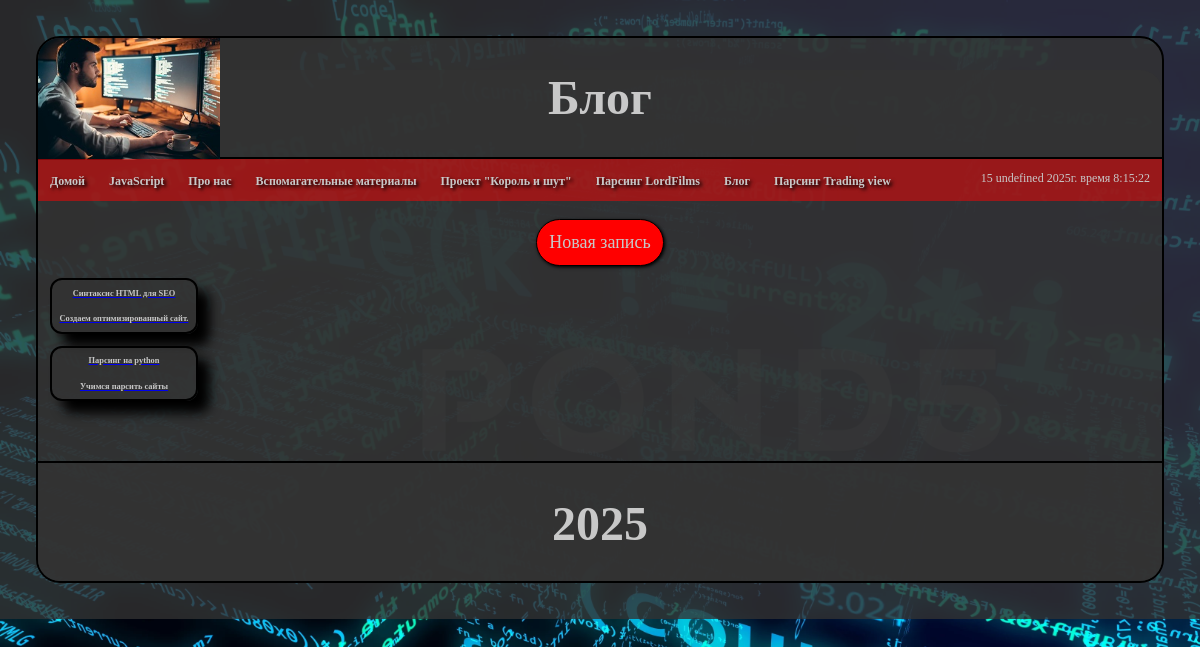
The page /blog/ on the database as committed earlier.
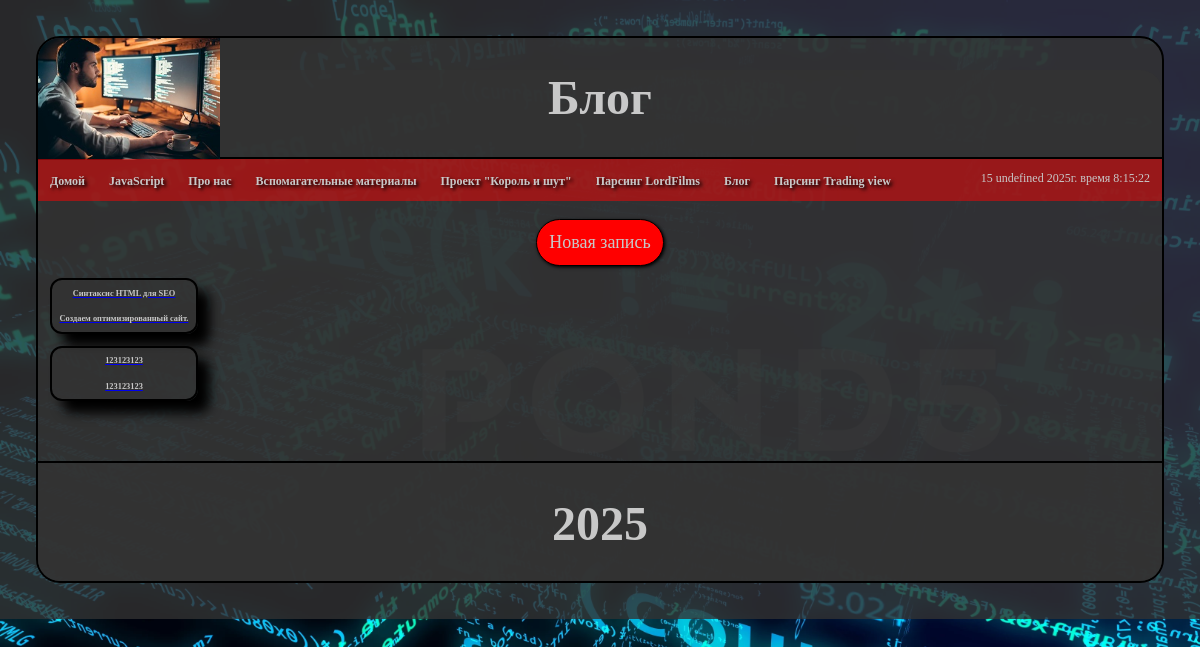
The same page on the database as committed later.
### blog/models.py (models this page shows, shortened)
class Artiсles(models.Model):
    title = models.CharField('Название', max_length=50)
    anons = models.CharField('Анонс', max_length=250)
    full_text = models.TextField('Статья')
    date = models.DateTimeField('Дата публикации')
    class Meta:
        verbose_name = "Статья"
        verbose_name_plural = "Статьи"

### blog/views.py (the view)
# urls.py: path('', views.blog_home, name='blog_home'),
def blog_home(request):
    blog = Artiсles.objects.order_by('-title')[0:50]
    return render(request, 'blog/blog_home.html', {'blog': blog})

### blog/templates/blog/blog_home.html (shortened to what this page needs)
{% extends 'main/layout.html' %}
{% load static %}
{% block header %}
    <h1>Блог</h1>
{% endblock %}
{% block content %}
    <div style="text-align: center"><a href="{% url 'create' %}"><button class="button">Новая запись</button></a></div>
        {% if blog %}
            {% for item in blog %}
                <a href="{% url 'blog-detail' item.id %}">
                    <div class="film_card">
                        <h3>{{ item.title }}</h3>
                        <h3>{{ item.anons }}</h3>
                    </div>
                </a>
            {% endfor %}
        {% else %}
           <h3>У вас нет статей</h3>
        {% endif %}
{% endblock %}

### main/templates/main/layout.html (shortened to what this page needs)
{% load static %}
<!doctype html>
<html lang="ru">
<head>
    <link rel="stylesheet" href="{% static 'main/css/main.css' %}">
<body id="body">
    <div id="tinting">
        <div id="skeleton">
            <header id="header">
                <img id="headerImg" src="{% static '/main/img/progger.jpg' %}" alt="Программист за рабочим столом">
                {% block header %}{% endblock %}
            </header>
            <nav id="navigation">
                <div id="time">
                </div>
                <div class="navButton">
                    <a href="{% url 'home' %}">Домой</a>
                </div>
                <div class="navButton">
                    <a href="{% url 'java-script' %}">JavaScript</a>
                </div>
                <div class="navButton">
                    <a href="{% url 'abouts' %}">Про нас</a>
                </div>
                <div class="navButton">
                    <a href="{% url 'contact' %}">Вспомагательные материалы</a>
                </div>
                <div class="navButton">
                    <a href="{% url 'kish' %}">Проект "Король и шут"</a>
                </div>
                <div class="navButton">
                    <a href="{% url 'parser' %}">Пaрсинг LordFilms</a>
                </div>
                <div class="navButton">
                    <a href="{% url 'blog_home' %}">Блог</a>
                </div>
                <div class="navButton">
                    <a href="{% url 'trading_view' %}">Парсинг Trading view</a>
                </div>
            </nav>
            <main>{% block content %}{% endblock %}</main>
            <footer id="footer">
                <h1>
                    2025
                </h1>
            </footer>
        </div>
    </div>
</body>
</html>

### main/static/main/css/main.css (style rules this page uses)
* { box-sizing: border-box; user-select: none; }
#body { display: flex; margin: 0; background-image: url("../img/background.webp"); background-attachment: fixed; background-size: cover; }
#tinting { background-color: rgba(50, 50, 50, 0.8); background-size: cover; width: min(100vw); height: min(120vw), max(max-content); }
#skeleton { position: static; margin: 3vw; background-color: rgba(50, 50, 50, 0.8); border-radius: 2vw; border: rgba(0, 0, 0, 1) solid 0.2vw; }
#header { background-color: rgba(50, 50, 50, 0.8); text-align: center; border-top-left-radius: 1.8vw; border-top-right-radius: 1.8vw; border-bottom: rgba(0, 0, 0, 1) solid 0.2vw; }
#headerImg { position: absolute; left: 3.2vw; top: 3.2vw; height: 10.1vw; border-top-left-radius: 1.8vw; }
h1 { color: rgb(200, 200, 200); font-size: 4vw; }
h3 { color: rgb(200, 200, 200); font-size: 0.7vw; width: 12vw; }
#navigation { display: flex; position: sticky; top: -0.8vw; background-color: rgba(255, 0, 0, 0.5); }
.navButton { padding: 1vw; transition: all .3s; transition-delay: 0.02s; }
nav div a { font-family: "Comic Sans MS"; font-weight: bolder; font-size: 1vw; text-decoration: none; color: rgb(200, 200, 200); text-align: center; text-shadow: rgba(0, 0, 0, 1) 0.2vw 0.2vw 0.3vw; }
#time { color: rgb(200, 200, 200); position: absolute; right: 1vw; top: 1vw; font-size: 1vw; font-family: "Comic Sans MS"; }
#footer { margin-top: 5vw; height: 10vw; background-color: rgba(50, 50, 50, 0.8); text-align: center; border-bottom-left-radius: 1.8vw; border-bottom-right-radius: 1.8vw; border-top: rgba(0, 0, 0, 1) solid 0.2vw; }
.film_card { margin: 1vw; display: flex; flex-direction: column; justify-content: center; text-align: center; height: max-content; width: max-content; border: rgba(0, 0, 0, 1) solid 0.2vw; border-radius: 1vw; background-color: rgba(50, 50, 50, 0.8); cursor: pointer; box-shadow: rgba(0, 0, 0, 1) 1vw 1vw 1vw; transition: all 0.3s; }
.button { margin: auto; margin-top: 1.5vw; height: max-content; width: max-content; background-color: rgb(255, 0, 0); text-align: center; padding: 1vw; border-radius: 2vw; border: rgba(0, 0, 0, 1) solid 0.15vw; box-shadow: rgba(0, 0, 0, 1) 0.1vw 0.1vw 0.3vw; font-family: "Comic Sans MS"; font-size: 1.5vw; text-align: center; color: rgb(200, 200, 200); transition: all 0.3s; cursor: pointer; }

Rows that differ between the two databases and show on the page:
removed Artiсles: title "Парсинг на python", anons "Учимся парсить сайты"
added Artiсles: title "123123123", anons "123123123"
